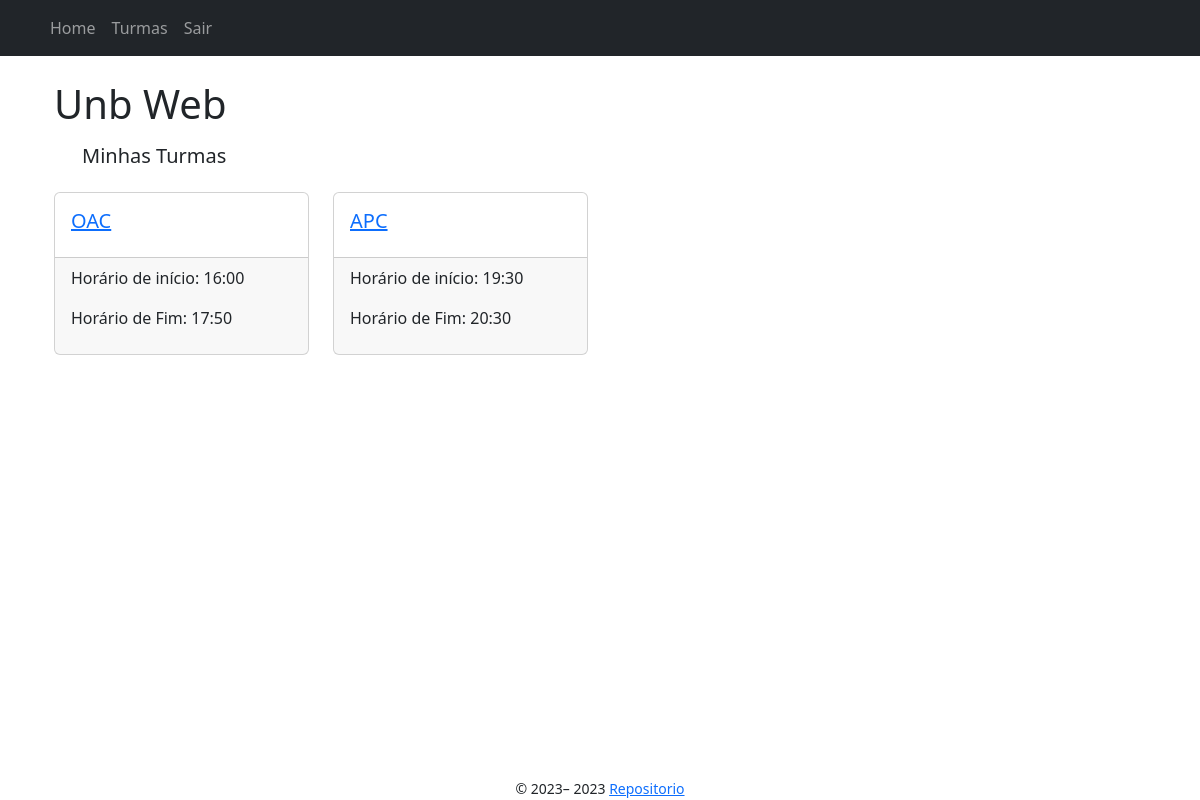
Page /questoes/professor/5 (signed in) on the committed database.
### app/models/turma.py (models this page shows, shortened)
class Turma(db.Model):
    __tablename__ = "turma"
    id = db.Column(db.Integer, primary_key=True)
    nome = db.Column(db.String(100), nullable=False)
    horario_inicio = db.Column(db.Time, nullable=False)
    horario_fim = db.Column(db.Time, nullable=False)
    senha = db.Column(db.String(200), nullable=False)
    semestre = db.Column(db.Integer, nullable=False)
    professor_id = db.Column(db.Integer, db.ForeignKey(
        'professor.id'), nullable=False)
    aulas = db.relationship('Aula', backref=db.backref('turma_aulas', lazy=True)) #1 to N
    exames = db.relationship('Exame', backref='turma_exame', lazy=True) #1 to N

### app/controllers/questoes_controller.py (the view)
@bp.route("/professor/<int:professor_id>", methods=["GET"])
@login_required
def index(professor_id: int) -> render_template:
    if not isinstance(current_user, Professor):
        flash("Acesso não autorizado", category="warning")
        return render_template("index.jinja2", user=current_user)
    questoes = Questao.query.filter_by(professor_id=professor_id).all()
    questoes_multipla_escolha = QuestaoMultiplaEscolha.query.filter_by(professor_id=professor_id).all()
    return render_template('questoes/index.jinja2', questoes=questoes, questoes_multipla_escolha=questoes_multipla_escolha)

### app/templates/index.jinja2
{% extends "base.jinja2" %}
{% block head %}
    {{ super() }}
{% endblock %}
{% block content %}
<div class="container">
    <h1>Unb Web</h1>
    <div class="row rows-col-1 m-3">
            <h5>Minhas Turmas</h5>
        </div>
    <div id="my-courses" class="row row-col-1 row-cols-md-2 row-cols-lg-4">
        {% for turma in user.turmas %}
            <div class="col mb-4">
                    <div class="card">
                        <div class="card-body">
                            <a href="{{ url_for('turmas.show', turma_id=turma.id) }}">
                                <h5 class="card-title">{{ turma.nome }}</h5>
                            </a>
                        </div>
                        <div class="card-footer">
                            <p>Horário de início: {{ turma.horario_inicio.strftime('%H:%M') }}</p>
                            <p>Horário de Fim: {{ turma.horario_fim.strftime('%H:%M') }}</p>
                        </div>
                    </div>
                </div>
        {% endfor %}
    </div>
</div>
{% endblock %}

### app/static/css/style.css (style rules this page uses)
* { box-sizing: border-box; margin: 0; padding: 0; }
body { display: grid; min-height: 100vh; min-width: 100vw; grid-template-columns: 1fr; grid-template-rows: auto 1fr auto; grid-template-areas: "header" "main" "footer"; }

### rows in the picture
Turma: nome "OAC", horario_inicio "16:00", horario_fim "17:50"
Turma: nome "APC", horario_inicio "19:30", horario_fim "20:30"

### other values in the picture
{{ render_nav_item("index.index", "Home") }} "Home"
{{ render_nav_item("turmas.index", "Turmas") }} "Turmas"
{{ render_nav_item("auth.logout", "Sair") }} "Sair"
